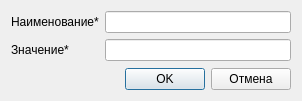
<?xml version="1.0" encoding="UTF-8"?>
<ui version="4.0">
 <class>DialogSEOVariable</class>
 <widget class="QDialog" name="DialogSEOVariable">
  <property name="geometry">
   <rect>
    <x>0</x>
    <y>0</y>
    <width>302</width>
    <height>101</height>
   </rect>
  </property>
  <property name="windowTitle">
   <string>SEO переменная</string>
  </property>
  <layout class="QGridLayout" name="gridLayout">
   <item row="0" column="1">
    <widget class="QLineEdit" name="lineEditName"/>
   </item>
   <item row="1" column="1">
    <widget class="QLineEdit" name="lineEditValue"/>
   </item>
   <item row="0" column="0">
    <widget class="QLabel" name="label">
     <property name="text">
      <string>Наименование*</string>
     </property>
    </widget>
   </item>
   <item row="1" column="0">
    <widget class="QLabel" name="label_2">
     <property name="text">
      <string>Значение*</string>
     </property>
    </widget>
   </item>
   <item row="3" column="0" colspan="2">
    <layout class="QHBoxLayout" name="horizontalLayout_3">
     <item>
      <spacer name="horizontalSpacer_2">
       <property name="orientation">
        <enum>Qt::Horizontal</enum>
       </property>
       <property name="sizeHint" stdset="0">
        <size>
         <width>40</width>
         <height>20</height>
        </size>
       </property>
      </spacer>
     </item>
     <item>
      <widget class="QPushButton" name="pushButtonOK">
       <property name="text">
        <string>OK</string>
       </property>
      </widget>
     </item>
     <item>
      <widget class="QPushButton" name="pushButtonCancel">
       <property name="text">
        <string>Отмена</string>
       </property>
      </widget>
     </item>
    </layout>
   </item>
   <item row="2" column="1">
    <spacer name="verticalSpacer">
     <property name="orientation">
      <enum>Qt::Vertical</enum>
     </property>
     <property name="sizeHint" stdset="0">
      <size>
       <width>20</width>
       <height>40</height>
      </size>
     </property>
    </spacer>
   </item>
  </layout>
 </widget>
 <resources/>
 <connections/>
</ui>
